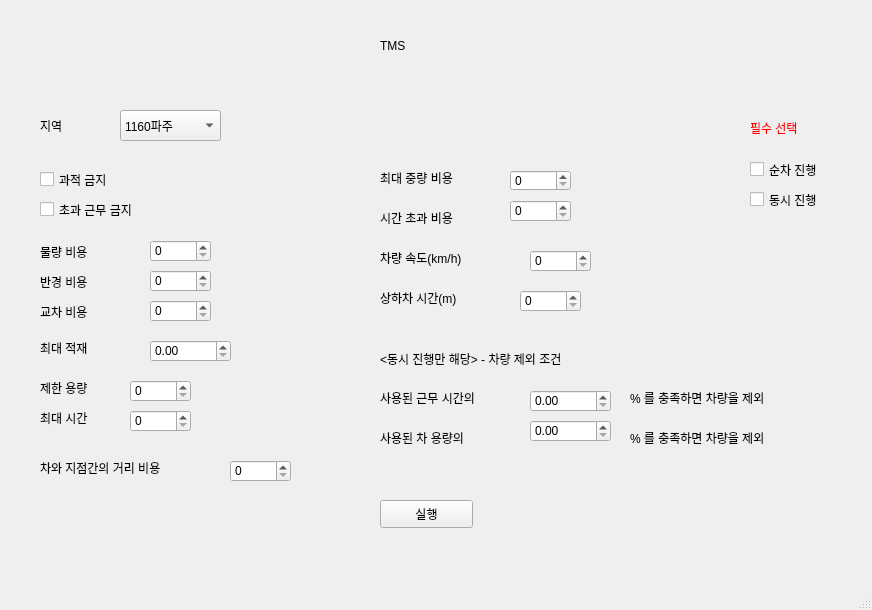
<?xml version="1.0" encoding="UTF-8"?>
<ui version="4.0">
 <class>TMS</class>
 <widget class="QMainWindow" name="TMS">
  <property name="geometry">
   <rect>
    <x>0</x>
    <y>0</y>
    <width>872</width>
    <height>610</height>
   </rect>
  </property>
  <property name="windowTitle">
   <string>MainWindow</string>
  </property>
  <property name="styleSheet">
   <string notr="true">
font: 10pt &quot;푸라닭 젠틀 고딕&quot;;
</string>
  </property>
  <widget class="QWidget" name="centralwidget">
   <widget class="QCheckBox" name="method1">
    <property name="geometry">
     <rect>
      <x>750</x>
      <y>160</y>
      <width>96</width>
      <height>19</height>
     </rect>
    </property>
    <property name="styleSheet">
     <string notr="true">font: 9pt &quot;푸라닭 젠틀 고딕&quot;;</string>
    </property>
    <property name="text">
     <string>순차 진행</string>
    </property>
    <attribute name="buttonGroup">
     <string notr="true">buttonGroup</string>
    </attribute>
   </widget>
   <widget class="QCheckBox" name="method2">
    <property name="geometry">
     <rect>
      <x>750</x>
      <y>190</y>
      <width>96</width>
      <height>19</height>
     </rect>
    </property>
    <property name="styleSheet">
     <string notr="true">font: 9pt &quot;푸라닭 젠틀 고딕&quot;;</string>
    </property>
    <property name="text">
     <string>동시 진행</string>
    </property>
    <attribute name="buttonGroup">
     <string notr="true">buttonGroup</string>
    </attribute>
   </widget>
   <widget class="QComboBox" name="localBox">
    <property name="geometry">
     <rect>
      <x>120</x>
      <y>110</y>
      <width>101</width>
      <height>31</height>
     </rect>
    </property>
    <item>
     <property name="text">
      <string>1160파주</string>
     </property>
    </item>
    <item>
     <property name="text">
      <string>1120청주</string>
     </property>
    </item>
    <item>
     <property name="text">
      <string>1110중앙</string>
     </property>
    </item>
    <item>
     <property name="text">
      <string>1130구미</string>
     </property>
    </item>
    <item>
     <property name="text">
      <string>1140광주</string>
     </property>
    </item>
    <item>
     <property name="text">
      <string>1142여수</string>
     </property>
    </item>
    <item>
     <property name="text">
      <string>1150창원</string>
     </property>
    </item>
    <item>
     <property name="text">
      <string>1141익산</string>
     </property>
    </item>
    <item>
     <property name="text">
      <string>1190미국</string>
     </property>
    </item>
    <item>
     <property name="text">
      <string>1151울산</string>
     </property>
    </item>
   </widget>
   <widget class="QLabel" name="title">
    <property name="geometry">
     <rect>
      <x>380</x>
      <y>10</y>
      <width>161</width>
      <height>71</height>
     </rect>
    </property>
    <property name="styleSheet">
     <string notr="true">font: 36pt &quot;강원교육튼튼&quot;;</string>
    </property>
    <property name="text">
     <string>TMS</string>
    </property>
   </widget>
   <widget class="QLabel" name="local">
    <property name="geometry">
     <rect>
      <x>40</x>
      <y>100</y>
      <width>51</width>
      <height>51</height>
     </rect>
    </property>
    <property name="styleSheet">
     <string notr="true">font: 12pt &quot;푸라닭 젠틀 고딕&quot;;</string>
    </property>
    <property name="text">
     <string>지역</string>
    </property>
   </widget>
   <widget class="QCheckBox" name="no_over_cap">
    <property name="geometry">
     <rect>
      <x>40</x>
      <y>170</y>
      <width>96</width>
      <height>19</height>
     </rect>
    </property>
    <property name="layoutDirection">
     <enum>Qt::LeftToRight</enum>
    </property>
    <property name="text">
     <string>과적 금지</string>
    </property>
   </widget>
   <widget class="QPushButton" name="Btn1">
    <property name="geometry">
     <rect>
      <x>380</x>
      <y>500</y>
      <width>93</width>
      <height>28</height>
     </rect>
    </property>
    <property name="text">
     <string>실행</string>
    </property>
   </widget>
   <widget class="QCheckBox" name="no_over_time">
    <property name="geometry">
     <rect>
      <x>40</x>
      <y>200</y>
      <width>141</width>
      <height>19</height>
     </rect>
    </property>
    <property name="layoutDirection">
     <enum>Qt::LeftToRight</enum>
    </property>
    <property name="text">
     <string>초과 근무 금지</string>
    </property>
   </widget>
   <widget class="QLabel" name="quantity">
    <property name="geometry">
     <rect>
      <x>40</x>
      <y>244</y>
      <width>71</width>
      <height>16</height>
     </rect>
    </property>
    <property name="text">
     <string>물량 비용</string>
    </property>
   </widget>
   <widget class="QLabel" name="hub_radius">
    <property name="geometry">
     <rect>
      <x>40</x>
      <y>274</y>
      <width>71</width>
      <height>16</height>
     </rect>
    </property>
    <property name="text">
     <string>반경 비용</string>
    </property>
   </widget>
   <widget class="QLabel" name="crossline">
    <property name="geometry">
     <rect>
      <x>40</x>
      <y>304</y>
      <width>71</width>
      <height>16</height>
     </rect>
    </property>
    <property name="text">
     <string>교차 비용</string>
    </property>
   </widget>
   <widget class="QDoubleSpinBox" name="max_capacity_cost">
    <property name="geometry">
     <rect>
      <x>150</x>
      <y>340</y>
      <width>81</width>
      <height>22</height>
     </rect>
    </property>
   </widget>
   <widget class="QLabel" name="max_capacity">
    <property name="geometry">
     <rect>
      <x>40</x>
      <y>340</y>
      <width>71</width>
      <height>16</height>
     </rect>
    </property>
    <property name="text">
     <string>최대 적재</string>
    </property>
   </widget>
   <widget class="QLabel" name="limit_capacity">
    <property name="geometry">
     <rect>
      <x>40</x>
      <y>380</y>
      <width>71</width>
      <height>16</height>
     </rect>
    </property>
    <property name="text">
     <string>제한 용량</string>
    </property>
   </widget>
   <widget class="QLabel" name="limit_time">
    <property name="geometry">
     <rect>
      <x>40</x>
      <y>410</y>
      <width>71</width>
      <height>16</height>
     </rect>
    </property>
    <property name="text">
     <string>최대 시간</string>
    </property>
   </widget>
   <widget class="QSpinBox" name="limit_capacity_var">
    <property name="geometry">
     <rect>
      <x>130</x>
      <y>380</y>
      <width>61</width>
      <height>22</height>
     </rect>
    </property>
   </widget>
   <widget class="QSpinBox" name="limit_time_var">
    <property name="geometry">
     <rect>
      <x>130</x>
      <y>410</y>
      <width>61</width>
      <height>22</height>
     </rect>
    </property>
   </widget>
   <widget class="QLabel" name="max_capacity_cost_var">
    <property name="geometry">
     <rect>
      <x>380</x>
      <y>170</y>
      <width>111</width>
      <height>16</height>
     </rect>
    </property>
    <property name="text">
     <string>최대 중량 비용</string>
    </property>
   </widget>
   <widget class="QLabel" name="timewindow">
    <property name="geometry">
     <rect>
      <x>380</x>
      <y>210</y>
      <width>111</width>
      <height>16</height>
     </rect>
    </property>
    <property name="text">
     <string>시간 초과 비용</string>
    </property>
   </widget>
   <widget class="QLabel" name="car_speed">
    <property name="geometry">
     <rect>
      <x>380</x>
      <y>250</y>
      <width>131</width>
      <height>16</height>
     </rect>
    </property>
    <property name="text">
     <string>차량 속도(km/h)</string>
    </property>
   </widget>
   <widget class="QLabel" name="loading_unloading">
    <property name="geometry">
     <rect>
      <x>380</x>
      <y>290</y>
      <width>121</width>
      <height>16</height>
     </rect>
    </property>
    <property name="text">
     <string>상하차 시간(m)</string>
    </property>
   </widget>
   <widget class="QSpinBox" name="loading_unloading_var">
    <property name="geometry">
     <rect>
      <x>520</x>
      <y>290</y>
      <width>61</width>
      <height>22</height>
     </rect>
    </property>
   </widget>
   <widget class="QLabel" name="label">
    <property name="geometry">
     <rect>
      <x>380</x>
      <y>350</y>
      <width>271</width>
      <height>16</height>
     </rect>
    </property>
    <property name="text">
     <string>&lt;동시 진행만 해당&gt; - 차량 제외 조건</string>
    </property>
   </widget>
   <widget class="QLabel" name="used_limit_time">
    <property name="geometry">
     <rect>
      <x>380</x>
      <y>390</y>
      <width>141</width>
      <height>16</height>
     </rect>
    </property>
    <property name="text">
     <string>사용된 근무 시간의</string>
    </property>
   </widget>
   <widget class="QDoubleSpinBox" name="used_limit_time_var">
    <property name="geometry">
     <rect>
      <x>530</x>
      <y>390</y>
      <width>81</width>
      <height>22</height>
     </rect>
    </property>
   </widget>
   <widget class="QLabel" name="used_limit_time2">
    <property name="geometry">
     <rect>
      <x>630</x>
      <y>390</y>
      <width>201</width>
      <height>16</height>
     </rect>
    </property>
    <property name="text">
     <string>% 를 충족하면 차량을 제외</string>
    </property>
   </widget>
   <widget class="QLabel" name="used_limit_cap2">
    <property name="geometry">
     <rect>
      <x>630</x>
      <y>430</y>
      <width>201</width>
      <height>16</height>
     </rect>
    </property>
    <property name="text">
     <string>% 를 충족하면 차량을 제외</string>
    </property>
   </widget>
   <widget class="QDoubleSpinBox" name="used_limit_cap_var">
    <property name="geometry">
     <rect>
      <x>530</x>
      <y>420</y>
      <width>81</width>
      <height>22</height>
     </rect>
    </property>
   </widget>
   <widget class="QLabel" name="used_limit_cap">
    <property name="geometry">
     <rect>
      <x>380</x>
      <y>430</y>
      <width>141</width>
      <height>16</height>
     </rect>
    </property>
    <property name="text">
     <string>사용된 차 용량의</string>
    </property>
   </widget>
   <widget class="QLabel" name="car_customer">
    <property name="geometry">
     <rect>
      <x>40</x>
      <y>460</y>
      <width>181</width>
      <height>16</height>
     </rect>
    </property>
    <property name="text">
     <string>차와 지점간의 거리 비용</string>
    </property>
   </widget>
   <widget class="QLabel" name="label_2">
    <property name="geometry">
     <rect>
      <x>750</x>
      <y>120</y>
      <width>81</width>
      <height>16</height>
     </rect>
    </property>
    <property name="styleSheet">
     <string notr="true">color: rgb(255, 0, 0);</string>
    </property>
    <property name="text">
     <string>필수 선택</string>
    </property>
   </widget>
   <widget class="QSpinBox" name="quantity_var">
    <property name="geometry">
     <rect>
      <x>150</x>
      <y>240</y>
      <width>61</width>
      <height>22</height>
     </rect>
    </property>
   </widget>
   <widget class="QSpinBox" name="hub_radius_var">
    <property name="geometry">
     <rect>
      <x>150</x>
      <y>270</y>
      <width>61</width>
      <height>22</height>
     </rect>
    </property>
   </widget>
   <widget class="QSpinBox" name="crossline_var">
    <property name="geometry">
     <rect>
      <x>150</x>
      <y>300</y>
      <width>61</width>
      <height>22</height>
     </rect>
    </property>
   </widget>
   <widget class="QSpinBox" name="car_customer_var">
    <property name="geometry">
     <rect>
      <x>230</x>
      <y>460</y>
      <width>61</width>
      <height>22</height>
     </rect>
    </property>
   </widget>
   <widget class="QSpinBox" name="max_capacity_cost_var_2">
    <property name="geometry">
     <rect>
      <x>510</x>
      <y>170</y>
      <width>61</width>
      <height>21</height>
     </rect>
    </property>
   </widget>
   <widget class="QSpinBox" name="timewindow_var">
    <property name="geometry">
     <rect>
      <x>510</x>
      <y>200</y>
      <width>61</width>
      <height>22</height>
     </rect>
    </property>
   </widget>
   <widget class="QSpinBox" name="car_speed_var">
    <property name="geometry">
     <rect>
      <x>530</x>
      <y>250</y>
      <width>61</width>
      <height>22</height>
     </rect>
    </property>
   </widget>
  </widget>
  <widget class="QMenuBar" name="menubar">
   <property name="geometry">
    <rect>
     <x>0</x>
     <y>0</y>
     <width>872</width>
     <height>19</height>
    </rect>
   </property>
  </widget>
  <widget class="QStatusBar" name="statusbar"/>
 </widget>
 <resources/>
 <connections/>
 <buttongroups>
  <buttongroup name="buttonGroup"/>
 </buttongroups>
</ui>
